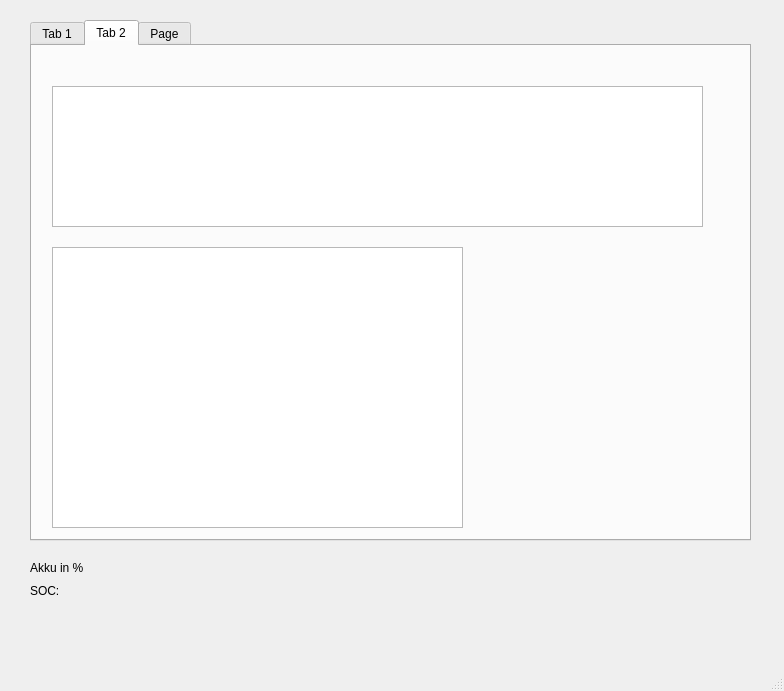
<?xml version="1.0" encoding="UTF-8"?>
<ui version="4.0">
 <class>MainWindow</class>
 <widget class="QMainWindow" name="MainWindow">
  <property name="geometry">
   <rect>
    <x>0</x>
    <y>0</y>
    <width>784</width>
    <height>691</height>
   </rect>
  </property>
  <property name="windowTitle">
   <string>MainWindow</string>
  </property>
  <widget class="QWidget" name="centralwidget">
   <widget class="QTabWidget" name="tabWidget">
    <property name="geometry">
     <rect>
      <x>30</x>
      <y>20</y>
      <width>721</width>
      <height>521</height>
     </rect>
    </property>
    <property name="currentIndex">
     <number>1</number>
    </property>
    <widget class="QWidget" name="tab">
     <attribute name="title">
      <string>Tab 1</string>
     </attribute>
     <widget class="QTextBrowser" name="textBrowser_Overview">
      <property name="geometry">
       <rect>
        <x>0</x>
        <y>0</y>
        <width>721</width>
        <height>131</height>
       </rect>
      </property>
      <property name="html">
       <string>&lt;!DOCTYPE HTML PUBLIC &quot;-//W3C//DTD HTML 4.0//EN&quot; &quot;http://www.w3.org/TR/REC-html40/strict.dtd&quot;&gt;
&lt;html&gt;&lt;head&gt;&lt;meta name=&quot;qrichtext&quot; content=&quot;1&quot; /&gt;&lt;style type=&quot;text/css&quot;&gt;
p, li { white-space: pre-wrap; }
&lt;/style&gt;&lt;/head&gt;&lt;body style=&quot; font-family:'Sans Serif'; font-size:9pt; font-weight:400; font-style:normal;&quot;&gt;
&lt;p style=&quot; margin-top:0px; margin-bottom:0px; margin-left:0px; margin-right:0px; -qt-block-indent:0; text-indent:0px;&quot;&gt;Willkommen zum Robo Rennen. &lt;/p&gt;
&lt;p style=&quot; margin-top:0px; margin-bottom:0px; margin-left:0px; margin-right:0px; -qt-block-indent:0; text-indent:0px;&quot;&gt;1. Eigenen Roboter auswählen, &lt;/p&gt;
&lt;p style=&quot; margin-top:0px; margin-bottom:0px; margin-left:0px; margin-right:0px; -qt-block-indent:0; text-indent:0px;&quot;&gt;2. Gegner Auswählen&lt;/p&gt;
&lt;p style=&quot; margin-top:0px; margin-bottom:0px; margin-left:0px; margin-right:0px; -qt-block-indent:0; text-indent:0px;&quot;&gt;3. Ziel eingabe über RviZ 2D Pose Estimation&lt;/p&gt;
&lt;p style=&quot; margin-top:0px; margin-bottom:0px; margin-left:0px; margin-right:0px; -qt-block-indent:0; text-indent:0px;&quot;&gt;4. Starten!&lt;/p&gt;
&lt;p style=&quot;-qt-paragraph-type:empty; margin-top:0px; margin-bottom:0px; margin-left:0px; margin-right:0px; -qt-block-indent:0; text-indent:0px;&quot;&gt;&lt;br /&gt;&lt;/p&gt;
&lt;p style=&quot; margin-top:0px; margin-bottom:0px; margin-left:0px; margin-right:0px; -qt-block-indent:0; text-indent:0px;&quot;&gt;5. Spaß haben :)&lt;/p&gt;&lt;/body&gt;&lt;/html&gt;</string>
      </property>
     </widget>
     <widget class="QComboBox" name="comboBox_ownRobi">
      <property name="geometry">
       <rect>
        <x>20</x>
        <y>160</y>
        <width>191</width>
        <height>61</height>
       </rect>
      </property>
     </widget>
     <widget class="QComboBox" name="comboBox_oppRobi">
      <property name="geometry">
       <rect>
        <x>470</x>
        <y>160</y>
        <width>191</width>
        <height>61</height>
       </rect>
      </property>
     </widget>
     <widget class="QLabel" name="labelownRobi">
      <property name="geometry">
       <rect>
        <x>30</x>
        <y>140</y>
        <width>181</width>
        <height>16</height>
       </rect>
      </property>
      <property name="text">
       <string>Eigener Roboter</string>
      </property>
     </widget>
     <widget class="QLabel" name="labeloppRobi">
      <property name="geometry">
       <rect>
        <x>470</x>
        <y>140</y>
        <width>181</width>
        <height>16</height>
       </rect>
      </property>
      <property name="text">
       <string>Gegnerischer Roboter</string>
      </property>
     </widget>
     <widget class="QPushButton" name="start_pushButton">
      <property name="geometry">
       <rect>
        <x>160</x>
        <y>250</y>
        <width>381</width>
        <height>161</height>
       </rect>
      </property>
      <property name="text">
       <string>Start</string>
      </property>
     </widget>
     <widget class="QTextBrowser" name="error_textBrowser">
      <property name="geometry">
       <rect>
        <x>30</x>
        <y>430</y>
        <width>641</width>
        <height>51</height>
       </rect>
      </property>
     </widget>
    </widget>
    <widget class="QWidget" name="tab_2">
     <attribute name="title">
      <string>Tab 2</string>
     </attribute>
     <widget class="QTextEdit" name="textEdit_log">
      <property name="geometry">
       <rect>
        <x>20</x>
        <y>40</y>
        <width>651</width>
        <height>141</height>
       </rect>
      </property>
     </widget>
     <widget class="QGraphicsView" name="graphicsView">
      <property name="geometry">
       <rect>
        <x>20</x>
        <y>201</y>
        <width>411</width>
        <height>281</height>
       </rect>
      </property>
     </widget>
    </widget>
    <widget class="QWidget" name="tab_3">
     <attribute name="title">
      <string>Page</string>
     </attribute>
     <widget class="QPushButton" name="pushButton_right">
      <property name="geometry">
       <rect>
        <x>410</x>
        <y>220</y>
        <width>80</width>
        <height>23</height>
       </rect>
      </property>
      <property name="text">
       <string>Right</string>
      </property>
     </widget>
     <widget class="QSlider" name="horizontalSlider_velo">
      <property name="geometry">
       <rect>
        <x>160</x>
        <y>360</y>
        <width>381</width>
        <height>71</height>
       </rect>
      </property>
      <property name="orientation">
       <enum>Qt::Horizontal</enum>
      </property>
     </widget>
     <widget class="QPushButton" name="pushButton_left">
      <property name="geometry">
       <rect>
        <x>190</x>
        <y>220</y>
        <width>80</width>
        <height>23</height>
       </rect>
      </property>
      <property name="text">
       <string>Left</string>
      </property>
     </widget>
     <widget class="QLabel" name="Speed_Label">
      <property name="geometry">
       <rect>
        <x>320</x>
        <y>360</y>
        <width>57</width>
        <height>15</height>
       </rect>
      </property>
      <property name="text">
       <string>Speed</string>
      </property>
     </widget>
     <widget class="QPushButton" name="pushButton_fwd">
      <property name="geometry">
       <rect>
        <x>300</x>
        <y>170</y>
        <width>80</width>
        <height>23</height>
       </rect>
      </property>
      <property name="text">
       <string>Fwd</string>
      </property>
     </widget>
     <widget class="QPushButton" name="pushButton_backw">
      <property name="geometry">
       <rect>
        <x>300</x>
        <y>280</y>
        <width>80</width>
        <height>23</height>
       </rect>
      </property>
      <property name="text">
       <string>Backw</string>
      </property>
     </widget>
     <widget class="QPushButton" name="pushButton_stopdrive">
      <property name="geometry">
       <rect>
        <x>300</x>
        <y>220</y>
        <width>80</width>
        <height>23</height>
       </rect>
      </property>
      <property name="text">
       <string>Stop</string>
      </property>
     </widget>
    </widget>
   </widget>
   <widget class="QLabel" name="label_battery">
    <property name="geometry">
     <rect>
      <x>30</x>
      <y>570</y>
      <width>111</width>
      <height>41</height>
     </rect>
    </property>
    <property name="text">
     <string>SOC:</string>
    </property>
   </widget>
   <widget class="QLabel" name="label">
    <property name="geometry">
     <rect>
      <x>30</x>
      <y>560</y>
      <width>71</width>
      <height>16</height>
     </rect>
    </property>
    <property name="text">
     <string>Akku in %</string>
    </property>
   </widget>
  </widget>
  <widget class="QMenuBar" name="menubar">
   <property name="geometry">
    <rect>
     <x>0</x>
     <y>0</y>
     <width>784</width>
     <height>20</height>
    </rect>
   </property>
  </widget>
  <widget class="QStatusBar" name="statusbar"/>
 </widget>
 <resources/>
 <connections/>
</ui>
